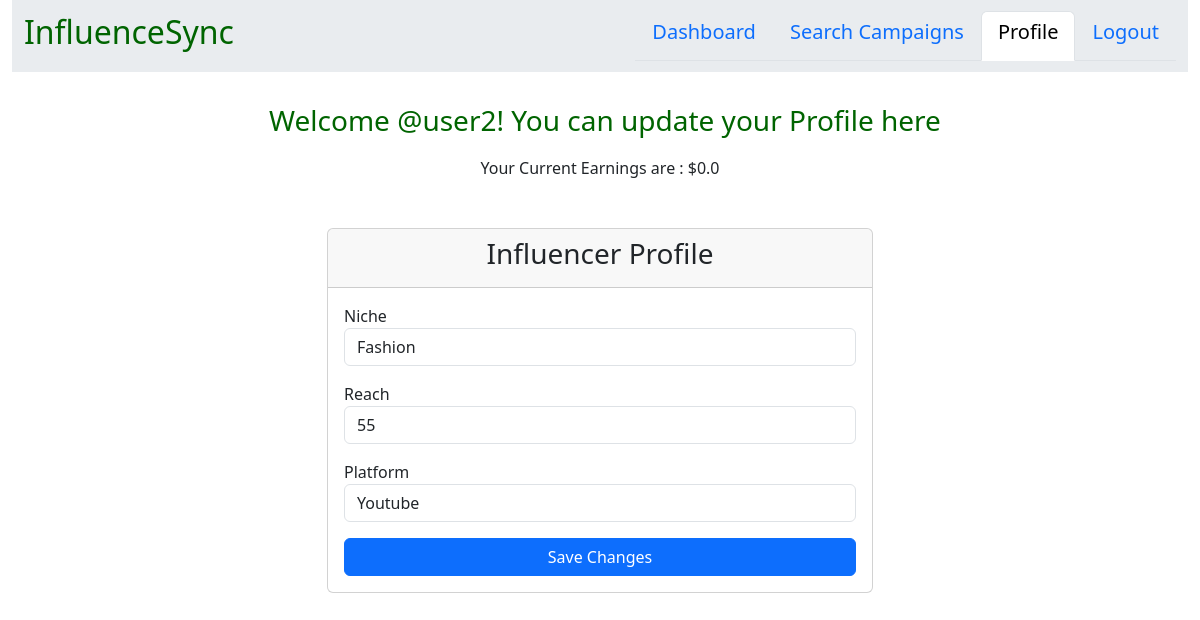
The app's page /influencer_profile (signed in), older data.
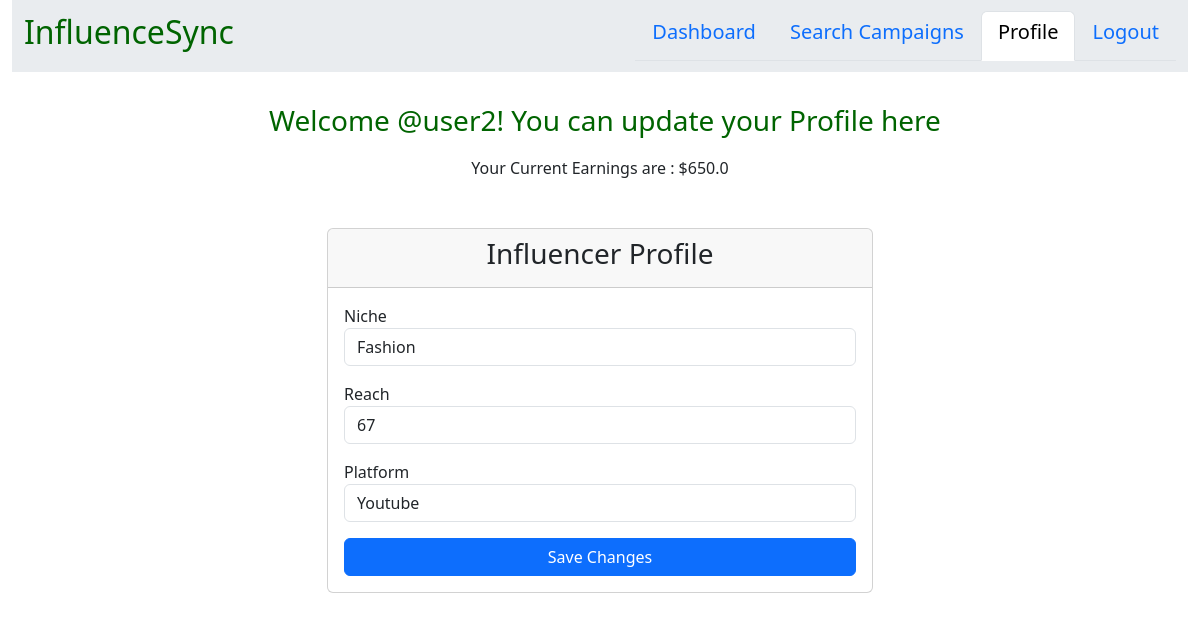
The same page, newer data.
### models.py (models this page shows)
class Influencer(db.Model):
    __tablename__ = 'influencers'
    id = db.Column(db.Integer, primary_key=True)
    user_id = db.Column(db.Integer, db.ForeignKey('users.id'),unique=True,nullable=False)
    niche = db.Column(db.String(100), nullable=False)
    reach = db.Column(db.Integer, nullable=False)
    total_earnings = db.Column(db.Float,default=0.0)
    platform = db.Column(db.String(50), nullable=False)
    user = db.relationship('User', backref=db.backref('influencer', uselist=False))

### routes.py (the view, shortened to what this page needs)
@app.route('/influencer_profile', methods=['GET', 'POST'])
@login_required
def influencer_profile():
    user = current_user
    if user.role == 'influencer':
        influencer = Influencer.query.filter_by(user_id=user.id).first()
        return render_template('influencer_profile.html', influencer=influencer)
    else:
        flash('Unauthorized access!', 'danger')
        return redirect(url_for('login'))

### routes.py (called while the page is built)
@login_manager.user_loader
def load_user(user_id):
    return User.query.get(int(user_id))

### templates/influencer_profile.html (shortened to what this page needs)
{% extends "layouts.html" %}
{% block style %}
    <link rel="stylesheet" href="{{ url_for('static', filename='styles.css') }}">
{% endblock %}
{% block content %}
<div class="container-fluid">
    <nav class="navbar navbar-expand-lg bg-body-secondary">
        <div class="container-fluid">
            <a class="navbar-brand" href="#"><h2 style="color:darkgreen;">InfluenceSync</h2></a>
            <ul class="nav nav-tabs justify-content-end">
                <li class="nav-item">
                    <a class="nav-link" aria-current="page" href="{{ url_for('influencer_dash') }}"><h5>Dashboard</h5></a>
                </li>
                <li class="nav-item">
                    <a class="nav-link" aria-current="page" href="{{ url_for('search_campaigns') }}"><h5>Search Campaigns</h5></a>
                </li>
                <li class="nav-item">
                    <a class="nav-link active" aria-current="page" href="{{ url_for('influencer_profile') }}"><h5>Profile</h5></a>
                </li>
                <li class="nav-item">
                    <a class="nav-link" aria-current="page" href="{{ url_for('home') }}"><h5>Logout</h5></a>
                </li>
            </ul>
        </div>
    </nav>
    <br>
    <h3 class="headings text-center" style="color:darkgreen; text-align:center">Welcome @{{ influencer.user.username }}! You can update your Profile here</h3>
    <p style="text-align: center; padding-top:10px"> Your Current Earnings are : ${{ influencer.total_earnings }}</p>
    <div class="container mt-5">
        <div class="row justify-content-center">
            <div class="col-md-6">
                <div class="card">
                    <div class="card-header text-center">
                        <h3>Influencer Profile</h3>
                    </div>
                    <div class="card-body">
                        <form action="{{ url_for('influencer_profile') }}" method="POST">
                            <div class="form-group mb-3">
                                <label for="niche">Niche</label>
                                <input type="text" class="form-control" id="niche" name="niche" value="{{ influencer.niche }}" required>
                            </div>
                            <div class="form-group mb-3">
                                <label for="reach">Reach</label>
                                <input type="number" class="form-control" id="reach" name="reach" value="{{ influencer.reach }}" required>
                            </div>
                            <div class="form-group mb-3">
                                <label for="platform">Platform</label>
                                <input type="text" class="form-control" id="platform" name="platform" value="{{ influencer.platform }}" required>
                            </div>
                            <button type="submit" class="btn btn-primary w-100">Save Changes</button>
                        </form>
                    </div>
                </div>
            </div>
        </div>
    </div>
</div>
{% endblock %}

Row changes from the older to the newer data that the page shows:
changed Influencer "Fashion": total_earnings "0.0" → "650.0"; reach "55" → "67"
